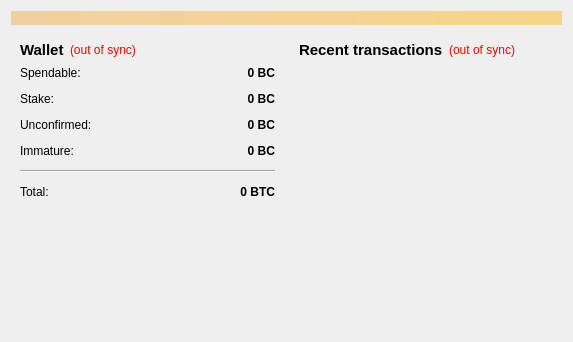
<?xml version="1.0" encoding="UTF-8"?>
<ui version="4.0">
 <class>OverviewPage</class>
 <widget class="QWidget" name="OverviewPage">
  <property name="geometry">
   <rect>
    <x>0</x>
    <y>0</y>
    <width>573</width>
    <height>342</height>
   </rect>
  </property>
  <property name="windowTitle">
   <string>Form</string>
  </property>
  <layout class="QVBoxLayout" name="topLayout">
   <item>
    <widget class="QLabel" name="labelAlerts">
     <property name="visible">
      <bool>false</bool>
     </property>
     <property name="styleSheet">
      <string notr="true">background-color: qlineargradient(x1: 0, y1: 0, x2: 1, y2: 0, stop:0 #F0D0A0, stop:1 #F8D488);  color:#000000
</string>
     </property>
     <property name="wordWrap">
      <bool>true</bool>
     </property>
     <property name="margin">
      <number>3</number>
     </property>
    </widget>
   </item>
   <item>
    <layout class="QHBoxLayout" name="horizontalLayout" stretch="1,1">
     <item>
      <layout class="QVBoxLayout" name="verticalLayout_2">
       <item>
        <widget class="QWidget" name="widget" native="true">
         <layout class="QVBoxLayout" name="verticalLayout_4">
          <item>
           <layout class="QHBoxLayout" name="horizontalLayout_4">
            <item>
             <widget class="QLabel" name="label_5">
              <property name="font">
               <font>
                <pointsize>11</pointsize>
                <weight>75</weight>
                <bold>true</bold>
               </font>
              </property>
              <property name="text">
               <string>Wallet</string>
              </property>
             </widget>
            </item>
            <item>
             <widget class="QLabel" name="labelWalletStatus">
              <property name="toolTip">
               <string>The displayed information may be out of date. Your wallet automatically synchronizes with the BitCurrency network after a connection is established, but this process has not completed yet.</string>
              </property>
              <property name="styleSheet">
               <string notr="true">QLabel { color: red; }</string>
              </property>
              <property name="text">
               <string notr="true">(out of sync)</string>
              </property>
              <property name="alignment">
               <set>Qt::AlignLeading|Qt::AlignLeft|Qt::AlignVCenter</set>
              </property>
             </widget>
            </item>
            <item>
             <spacer name="horizontalSpacer_2">
              <property name="orientation">
               <enum>Qt::Horizontal</enum>
              </property>
              <property name="sizeHint" stdset="0">
               <size>
                <width>40</width>
                <height>20</height>
               </size>
              </property>
             </spacer>
            </item>
           </layout>
          </item>
          <item>
           <layout class="QFormLayout" name="formLayout_2">
            <property name="fieldGrowthPolicy">
             <enum>QFormLayout::AllNonFixedFieldsGrow</enum>
            </property>
            <property name="horizontalSpacing">
             <number>12</number>
            </property>
            <property name="verticalSpacing">
             <number>12</number>
            </property>
            <item row="0" column="0">
             <widget class="QLabel" name="label">
              <property name="text">
               <string>Spendable:</string>
              </property>
             </widget>
            </item>
            <item row="0" column="1">
             <widget class="QLabel" name="labelBalance">
              <property name="font">
               <font>
                <weight>75</weight>
                <bold>true</bold>
               </font>
              </property>
              <property name="cursor">
               <cursorShape>IBeamCursor</cursorShape>
              </property>
              <property name="toolTip">
               <string>Your current spendable balance</string>
              </property>
              <property name="text">
               <string notr="true">0 BC</string>
              </property>
              <property name="alignment">
               <set>Qt::AlignRight|Qt::AlignTrailing|Qt::AlignVCenter</set>
              </property>
              <property name="textInteractionFlags">
               <set>Qt::LinksAccessibleByMouse|Qt::TextSelectableByKeyboard|Qt::TextSelectableByMouse</set>
              </property>
             </widget>
            </item>
            <item row="1" column="0">
             <widget class="QLabel" name="label_6">
              <property name="text">
               <string>Stake:</string>
              </property>
             </widget>
            </item>
            <item row="1" column="1">
             <widget class="QLabel" name="labelStake">
              <property name="font">
               <font>
                <weight>75</weight>
                <bold>true</bold>
               </font>
              </property>
              <property name="cursor">
               <cursorShape>IBeamCursor</cursorShape>
              </property>
              <property name="toolTip">
               <string>Total of coins that was staked, and do not yet count toward the current balance</string>
              </property>
              <property name="text">
               <string notr="true">0 BC</string>
              </property>
              <property name="alignment">
               <set>Qt::AlignRight|Qt::AlignTrailing|Qt::AlignVCenter</set>
              </property>
              <property name="textInteractionFlags">
               <set>Qt::LinksAccessibleByMouse|Qt::TextSelectableByKeyboard|Qt::TextSelectableByMouse</set>
              </property>
             </widget>
            </item>
            <item row="2" column="0">
             <widget class="QLabel" name="label_3">
              <property name="text">
               <string>Unconfirmed:</string>
              </property>
             </widget>
            </item>
            <item row="2" column="1">
             <widget class="QLabel" name="labelUnconfirmed">
              <property name="font">
               <font>
                <weight>75</weight>
                <bold>true</bold>
               </font>
              </property>
              <property name="cursor">
               <cursorShape>IBeamCursor</cursorShape>
              </property>
              <property name="toolTip">
               <string>Total of transactions that have yet to be confirmed, and do not yet count toward the current balance</string>
              </property>
              <property name="text">
               <string notr="true">0 BC</string>
              </property>
              <property name="alignment">
               <set>Qt::AlignRight|Qt::AlignTrailing|Qt::AlignVCenter</set>
              </property>
              <property name="textInteractionFlags">
               <set>Qt::LinksAccessibleByMouse|Qt::TextSelectableByKeyboard|Qt::TextSelectableByMouse</set>
              </property>
             </widget>
            </item>
            <item row="3" column="0">
             <widget class="QLabel" name="labelImmatureText">
              <property name="text">
               <string>Immature:</string>
              </property>
             </widget>
            </item>
            <item row="3" column="1">
             <widget class="QLabel" name="labelImmature">
              <property name="font">
               <font>
                <weight>75</weight>
                <bold>true</bold>
               </font>
              </property>
              <property name="toolTip">
               <string>Mined balance that has not yet matured</string>
              </property>
              <property name="text">
               <string notr="true">0 BC</string>
              </property>
              <property name="alignment">
               <set>Qt::AlignRight|Qt::AlignTrailing|Qt::AlignVCenter</set>
              </property>
              <property name="textInteractionFlags">
               <set>Qt::LinksAccessibleByMouse|Qt::TextSelectableByKeyboard|Qt::TextSelectableByMouse</set>
              </property>
             </widget>
            </item>
            <item row="4" column="0" colspan="2">
             <widget class="Line" name="line">
              <property name="orientation">
               <enum>Qt::Horizontal</enum>
              </property>
             </widget>
            </item>
            <item row="5" column="0">
             <widget class="QLabel" name="labelTotalText">
              <property name="text">
               <string>Total:</string>
              </property>
             </widget>
            </item>
            <item row="5" column="1">
             <widget class="QLabel" name="labelTotal">
              <property name="font">
               <font>
                <weight>75</weight>
                <bold>true</bold>
               </font>
              </property>
              <property name="cursor">
               <cursorShape>IBeamCursor</cursorShape>
              </property>
              <property name="toolTip">
               <string>Your current total balance</string>
              </property>
              <property name="text">
               <string notr="true">0 BTC</string>
              </property>
              <property name="alignment">
               <set>Qt::AlignRight|Qt::AlignTrailing|Qt::AlignVCenter</set>
              </property>
              <property name="textInteractionFlags">
               <set>Qt::LinksAccessibleByMouse|Qt::TextSelectableByKeyboard|Qt::TextSelectableByMouse</set>
              </property>
             </widget>
            </item>
           </layout>
          </item>
         </layout>
        </widget>
       </item>
       <item>
        <spacer name="verticalSpacer">
         <property name="orientation">
          <enum>Qt::Vertical</enum>
         </property>
         <property name="sizeHint" stdset="0">
          <size>
           <width>20</width>
           <height>40</height>
          </size>
         </property>
        </spacer>
       </item>
      </layout>
     </item>
     <item>
      <layout class="QVBoxLayout" name="verticalLayout_3">
       <item>
        <widget class="QWidget" name="widget_2" native="true">
         <layout class="QVBoxLayout" name="verticalLayout">
          <item>
           <layout class="QHBoxLayout" name="horizontalLayout_2">
            <item>
             <widget class="QLabel" name="label_4">
              <property name="font">
               <font>
                <pointsize>11</pointsize>
                <weight>75</weight>
                <bold>true</bold>
               </font>
              </property>
              <property name="text">
               <string>&lt;b&gt;Recent transactions&lt;/b&gt;</string>
              </property>
             </widget>
            </item>
            <item>
             <widget class="QLabel" name="labelTransactionsStatus">
              <property name="toolTip">
               <string>The displayed information may be out of date. Your wallet automatically synchronizes with the BitCurrency network after a connection is established, but this process has not completed yet.</string>
              </property>
              <property name="styleSheet">
               <string notr="true">QLabel { color: red; }</string>
              </property>
              <property name="text">
               <string notr="true">(out of sync)</string>
              </property>
              <property name="alignment">
               <set>Qt::AlignRight|Qt::AlignTrailing|Qt::AlignVCenter</set>
              </property>
             </widget>
            </item>
            <item>
             <spacer name="horizontalSpacer">
              <property name="orientation">
               <enum>Qt::Horizontal</enum>
              </property>
              <property name="sizeHint" stdset="0">
               <size>
                <width>40</width>
                <height>20</height>
               </size>
              </property>
             </spacer>
            </item>
           </layout>
          </item>
          <item>
           <widget class="QListView" name="listTransactions">
            <property name="styleSheet">
             <string notr="true">QListView { background: transparent; }</string>
            </property>
            <property name="frameShape">
             <enum>QFrame::NoFrame</enum>
            </property>
            <property name="verticalScrollBarPolicy">
             <enum>Qt::ScrollBarAlwaysOff</enum>
            </property>
            <property name="horizontalScrollBarPolicy">
             <enum>Qt::ScrollBarAlwaysOff</enum>
            </property>
            <property name="selectionMode">
             <enum>QAbstractItemView::NoSelection</enum>
            </property>
           </widget>
          </item>
         </layout>
        </widget>
       </item>
      </layout>
     </item>
    </layout>
   </item>
  </layout>
 </widget>
 <resources/>
 <connections/>
</ui>
